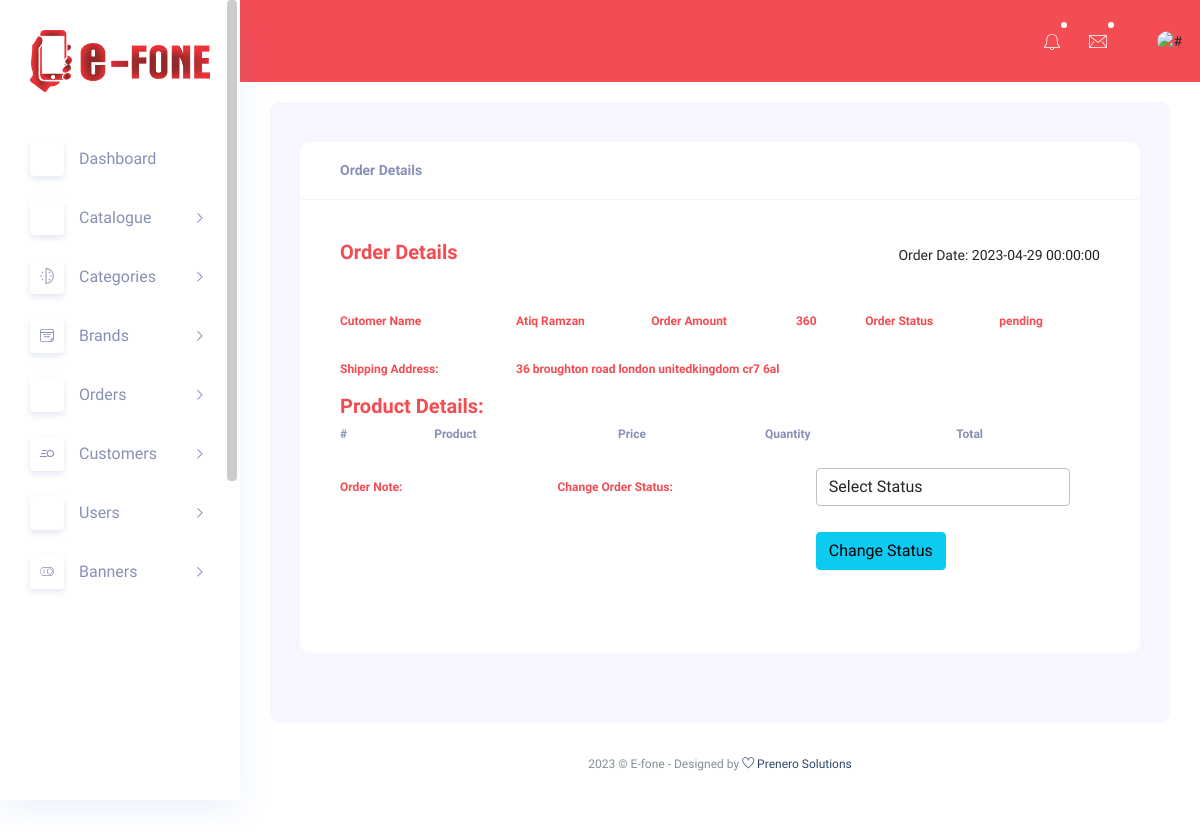
/e-admin/view-order.php?order_id=7 (signed in), run on an earlier commit of the app's database.
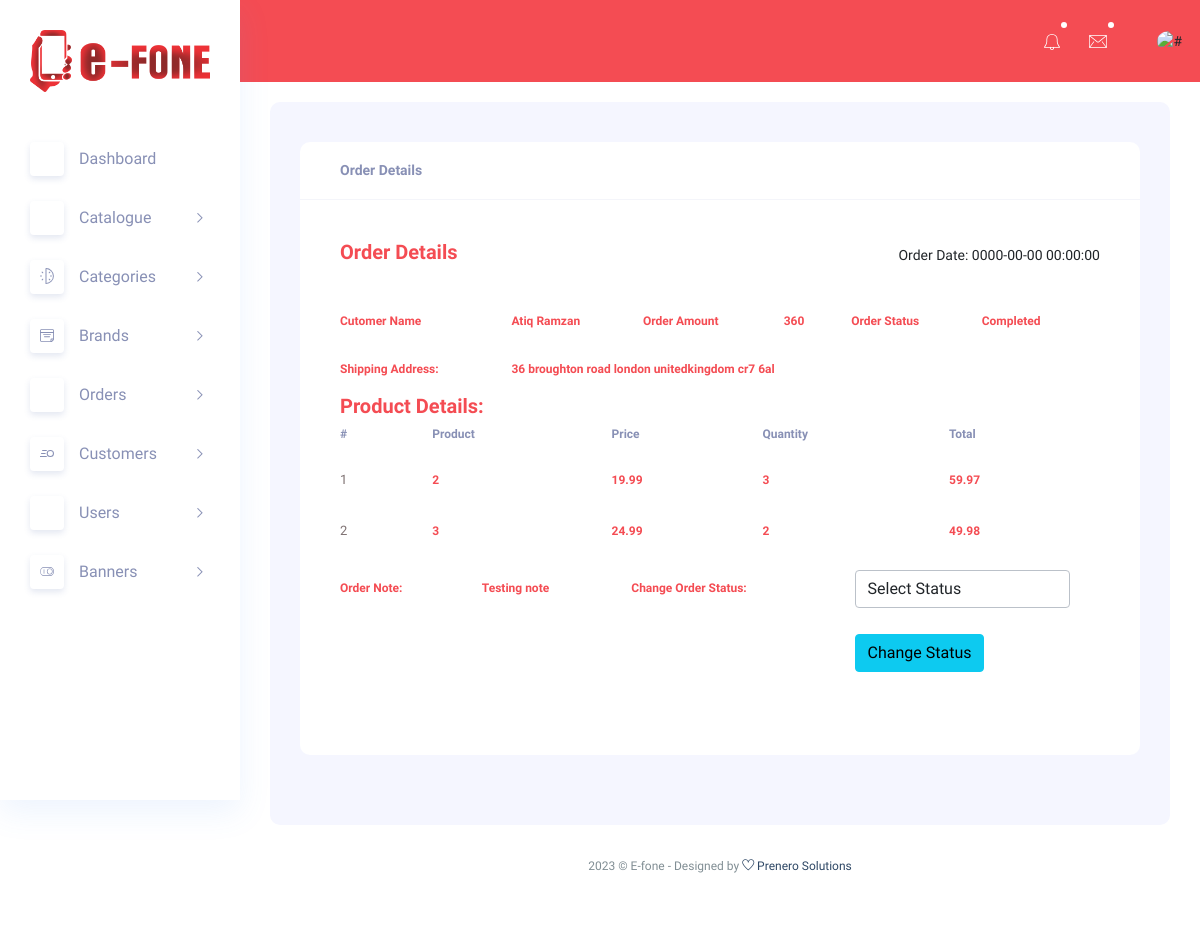
And on a later commit of the database.
### tables this page shows
CREATE TABLE `orders` (
  `order_id` int(11) NOT NULL,
  `customer_id` int(11) NOT NULL,
  `shipping_id` int(11) NOT NULL,
  `order_total` double NOT NULL,
  `order_status` varchar(255) NOT NULL,
  `order_note` text NOT NULL,
  `order_date` datetime NOT NULL
);

CREATE TABLE `customers` (
  `cus_id` int(11) NOT NULL,
  `first_name` varchar(255) NOT NULL,
  `last_name` varchar(255) NOT NULL,
  `email` varchar(255) NOT NULL,
  `password` varchar(255) NOT NULL,
  `phone` varchar(15) NOT NULL,
  `company` varchar(255) NOT NULL,
  `street_address` varchar(255) NOT NULL,
  `town` varchar(255) NOT NULL,
  `postal_code` varchar(255) NOT NULL,
  `country` varchar(255) NOT NULL,
  `customer_pic` varchar(255) NOT NULL,
  `user_role` varchar(55) NOT NULL,
  `date_added` datetime NOT NULL
);

CREATE TABLE `shipping_address` (
  `shipping_id` int(11) NOT NULL,
  `customer_id` int(11) NOT NULL,
  `street_address` varchar(255) NOT NULL,
  `city` varchar(255) NOT NULL,
  `state` varchar(255) NOT NULL,
  `country` varchar(255) NOT NULL,
  `postal_code` varchar(255) NOT NULL,
  `shipping_date` datetime NOT NULL
);

CREATE TABLE `order_items` (
  `order_item_id` int(11) NOT NULL,
  `order_id` int(11) NOT NULL,
  `product_id` int(11) NOT NULL,
  `quantity` int(11) NOT NULL,
  `price` decimal(10,2) NOT NULL,
  `total` decimal(10,2) NOT NULL
);

### e-admin/view-order.php (the view, shortened to what this page needs)
<?php
include('header.php');
$order_id = $_GET['order_id'];
$query=mysqli_query($connect,"SELECT * FROM `orders` WHERE `order_id`='$order_id'");
$orow = mysqli_fetch_array($query);
?>
<div class="main_content_iner ">
	<div class="container-fluid p-0">
		<div class="row justify-content-center">
			<div class="col-lg-12">
				<div class="white_card card_height_100 mb_30">
					<div class="white_card_header">
						<div class="box_header m-0">
							<div class="main-title">
								<h3 class="m-0">Order Details</h3>
							</div>
						</div>
					</div>
					<div class="white_card_body">
						<div class="QA_section">
							<div class="white_box_tittle list_header">
								<h4>Order Details</h4>
<div class="box_right d-flex lms_block">
									<div class="add_button ms-2">
										Order Date: <?php echo $orow['order_date'];  ?>
									</div>
								</div>
							</div>
							<div class="QA_table mb_30">
								<table class="table ">
									<tbody>
										<tr>
											<td><strong>Cutomer Name</strong></td>
											<td>
												<?php
												$cus_id = $orow['customer_id'];
												$cquery=mysqli_query($connect,"SELECT * FROM `customers` WHERE `cus_id`='$cus_id'");
												$crow = mysqli_fetch_array($cquery);
												echo $crow['first_name'].' '.$crow['last_name'] ;
												 ?>
											</td>
											<td><strong>Order Amount</strong></td>
											<td><?php echo $orow['order_total'];  ?></td>
											<td><strong>Order Status</strong></td>
											<td><?php echo $orow['order_status'];  ?></td>
										</tr>
										<tr>
											<td >
												Shipping Address:
											</td>
											<td colspan="5">
												<?php
												$ship_id = $orow['shipping_id'];
												$squery=mysqli_query($connect,"SELECT * FROM `shipping_address` WHERE `shipping_id`='$ship_id'");
												$srow = mysqli_fetch_array($squery);
												echo $srow['street_address'].' '.$srow['city'].' '.$srow['state'].' '.$srow['country'].' '.$srow['postal_code'];
												?>
											</td>
										</tr>
									</tbody>
								</table>
								<h4>Product Details:</h4>
								<table class="table">
									<thead>
										<tr>
											<th scope="col">#</th>
											<th scope="col">Product</th>
											<th scope="col">Price</th>
											<th scope="col">Quantity</th>
											<th scope="col">Total</th>
										</tr>
									</thead>
									<tbody>
										<?php
										$n=0;
										$iquery=mysqli_query($connect,"SELECT * FROM `order_items` WHERE `order_id`='$order_id'");
										while($irow = mysqli_fetch_array($iquery)){
											$n++;
										?>
										<tr>
											<th scope="row">
												<a href="#" class="question_content">
													<?php echo $n; ?>
												</a>
											</th>
											<td>
												<?php echo $irow['product_id'];?>
											</td>
											<td>
												<?php echo $irow['price'];?>
											</td>
											<td>
												<?php echo $irow['quantity'];?>
											</td>
											<td>
												<?php echo $irow['total'];?>
											</td>
										</tr>
										<?php
										}
										?>
									</tbody>
								</table>
								<table class="table">
								<tr>
									<td>Order Note:</td>
									<td><?php   echo $orow['order_note']; ?></td>
									<td>Change Order Status:</td>
									<td>
										<form method="post" action="update-status.php">
										<select name="status" class="form-control">
											<option>Select Status</option>
										</select></td>
									</tr>
									<tr>
									<td></td>
									<td></td>
									<td></td>
									<td><button class="btn btn-info" type="submit">Change Status</button></form></td>
									</tr>
								</table>
							</div>
						</div>
					</div>
				</div>
			</div>
		</div>
	</div>
</div>
<?php
include('footer.php');
?>

### e-admin/header.php (shortened to what this page needs)
<!DOCTYPE html>
<html lang="zxx">
	<head>
		<link rel="stylesheet" href="css/bootstrap1.min.css" />
		<link rel="stylesheet" href="vendors/themefy_icon/themify-icons.css" />
		<link rel="stylesheet" href="vendors/niceselect/css/nice-select.css" />
		<link rel="stylesheet" href="vendors/owl_carousel/css/owl.carousel.css" />
		<link rel="stylesheet" href="vendors/gijgo/gijgo.min.css" />
		<link rel="stylesheet" href="vendors/font_awesome/css/all.min.css" />
		<link rel="stylesheet" href="vendors/tagsinput/tagsinput.css" />
		<link rel="stylesheet" href="vendors/datepicker/date-picker.css" />
		<link rel="stylesheet" href="vendors/scroll/scrollable.css" />
		<link rel="stylesheet" href="vendors/datatable/css/jquery.dataTables.min.css" />
		<link rel="stylesheet" href="vendors/datatable/css/responsive.dataTables.min.css" />
		<link rel="stylesheet" href="vendors/datatable/css/buttons.dataTables.min.css" />
		<link rel="stylesheet" href="vendors/text_editor/summernote-bs4.css" />
		<link rel="stylesheet" href="vendors/morris/morris.css">
		<link rel="stylesheet" href="vendors/material_icon/material-icons.css" />
		<link rel="stylesheet" href="css/metisMenu.css">
		<link rel="stylesheet" href="css/style1.css" />
		<link rel="stylesheet" href="css/colors/default.css" id="colorSkinCSS">
	</head>
	<body class="crm_body_bg">
		<?php
		include('side-navbar.php');
		?>
		<section class="main_content dashboard_part large_header_bg">
			<div class="container-fluid g-0">
				<div class="row">
					<div class="col-lg-12 p-0 ">
						<div class="header_iner d-flex justify-content-between align-items-center">
							<div class="header_right d-flex justify-content-between align-items-center">
								<div class="header_notification_warp d-flex align-items-center">
									<li>
										<a class="bell_notification_clicker nav-link-notify" href="#">
											<img src="img/icon/bell.svg" alt="">
										</a>
									</li>
									<li>
										<a class="CHATBOX_open nav-link-notify" href="#">
											<img src="img/icon/msg.svg" alt="">
										</a>
									</li>
								</div>
								<div class="profile_info">
									<img src="../img/users/<?php echo $_SESSION['user_pic']; ?>" alt="#">
								</div>
							</div>
						</div>
					</div>
				</div>
			</div>

### e-admin/side-navbar.php (shortened to what this page needs)
<nav class="sidebar vertical-scroll  ps-container ps-theme-default ps-active-y">
			<div class="logo d-flex justify-content-between">
				<a href="dashboard.php"><img src="../img/logo.png" alt=""></a>
			</div>
			<ul id="sidebar_menu">
				<li class="mm-active">
					<a href="dashboard.php">
						<div class="icon_menu">
						</div>
						<span>Dashboard</span>
					</a>
				</li>
				<li class="">
					<a class="has-arrow" href="#" aria-expanded="false">
						<div class="icon_menu">
						</div>
						<span>Catalogue</span>
					</a>
				</li>
				<li class="">
					<a class="has-arrow" href="#" aria-expanded="false">
						<div class="icon_menu">
							<img src="img/menu-icon/3.svg" alt="">
						</div>
						<span>Categories</span>
					</a>
				</li>
				<li class="">
					<a class="has-arrow" href="#" aria-expanded="false">
						<div class="icon_menu">
							<img src="img/menu-icon/4.svg" alt="">
						</div>
						<span>Brands</span>
					</a>
				</li>
				<li class="">
					<a class="has-arrow" href="#" aria-expanded="false">
						<div class="icon_menu">
						</div>
						<span>Orders</span>
					</a>
				</li>
				<li class="">
					<a class="has-arrow" href="#" aria-expanded="false">
						<div class="icon_menu">
							<img src="img/menu-icon/6.svg" alt="">
						</div>
						<span>Customers</span>
					</a>
				</li>
				<li class="">
					<a class="has-arrow" href="#" aria-expanded="false">
						<div class="icon_menu">
						</div>
						<span>Users</span>
					</a>
				</li>
				<li class="">
					<a class="has-arrow" href="#" aria-expanded="false">
						<div class="icon_menu">
							<img src="img/menu-icon/8.svg" alt="">
						</div>
						<span>Banners</span>
					</a>
				</li>
	</ul>
</nav>

### e-admin/footer.php (shortened to what this page needs)
<div class="footer_part">
	<div class="container-fluid">
		<div class="row">
			<div class="col-lg-12">
				<div class="footer_iner text-center">
					<p>
						2023 © E-fone - Designed by
						<a href="#">
							<i class="ti-heart"></i>
						</a>
						<a href="https://www.prenero.com/"> Prenero Solutions</a>
					</p>
				</div>
			</div>
		</div>
	</div>
</div>
</section>
</body>
</html>

### e-admin/css/metisMenu.css (style rules this page uses)
.metismenu .has-arrow { position:relative }
.metismenu .has-arrow::after { position:absolute;content:'';transform:rotate(-90deg) translate(0,-50%);transform-origin:top;top:50%;transition:all .3s ease-out;right:40px;content:"\e64b";font-family:themify;color:#a5adc6;font-weight:600;font-size:14px }

What changed in the data, as far as the page shows it:
changed orders: order_date "2023-04-29 00:00:00" → "0000-00-00 00:00:00"; order_status "pending" → "Completed"; order_note (not shown) → "Testing note"
added order_items: product "2", price "19.99", quantity "3", total "59.97"
added order_items: product "3", price "24.99", quantity "2", total "49.98"
